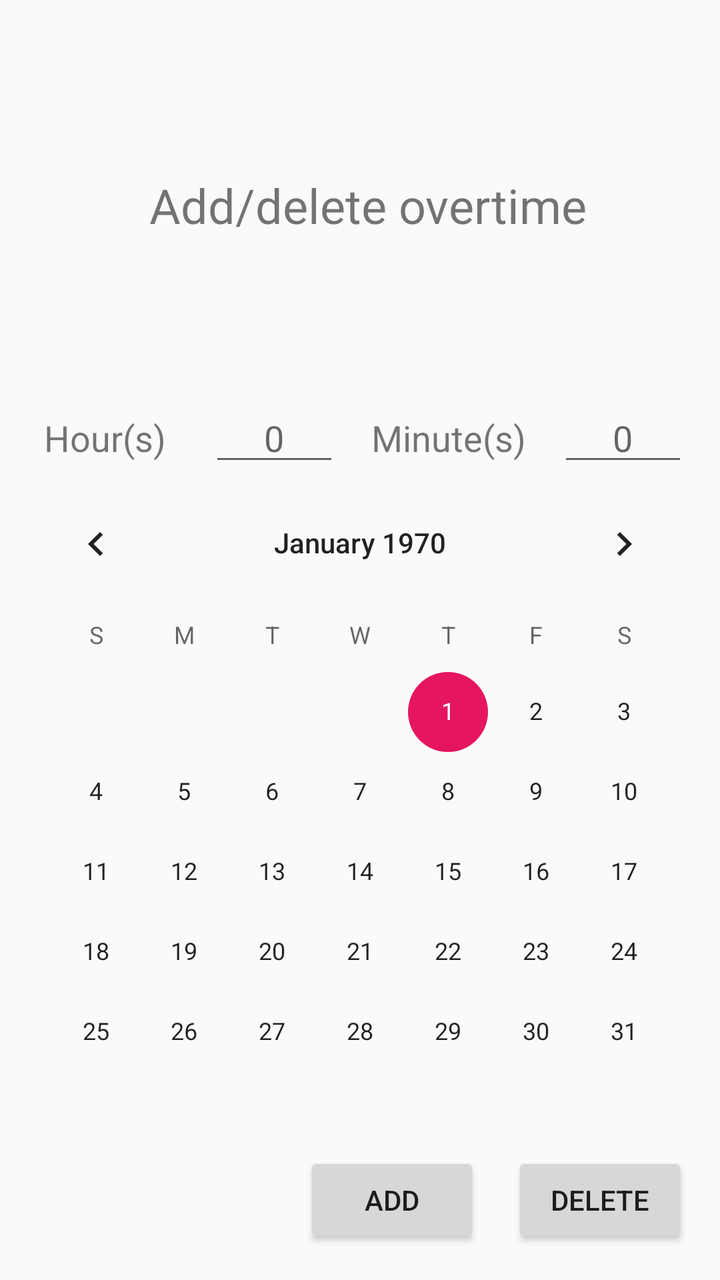
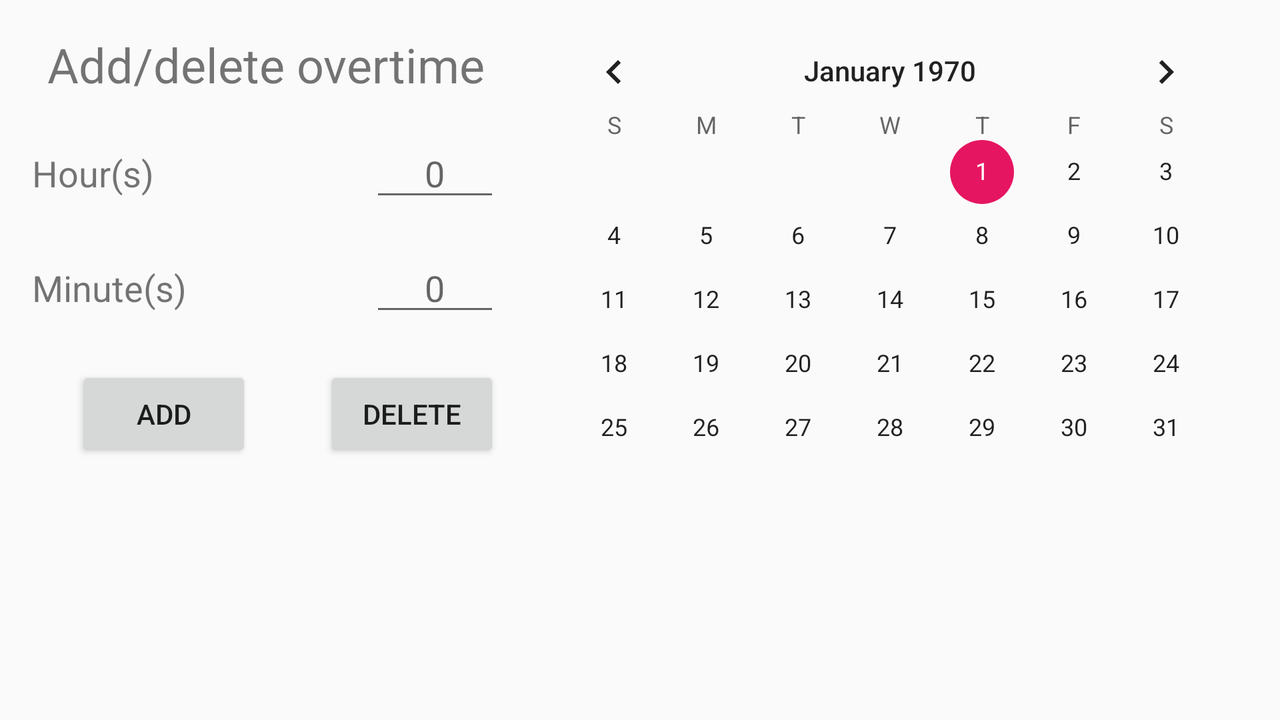

The same Android screen from two of the app's own layout files: first res/layout/ as a phone draws it, then the repository's variant for another configuration, drawn on a device whose configuration selects that folder. Both files follow.
<!-- AndroidManifest.xml: application theme AppTheme -->
<!-- res/layout/activity_main.xml -->
<?xml version="1.0" encoding="utf-8"?>
<androidx.constraintlayout.widget.ConstraintLayout xmlns:android="http://schemas.android.com/apk/res/android"
    xmlns:app="http://schemas.android.com/apk/res-auto"
    xmlns:tools="http://schemas.android.com/tools"
    android:id="@+id/ConstrainedLayout"
    android:layout_width="match_parent"
    android:layout_height="match_parent"
    tools:context=".MainActivity">

    <TextView
        android:id="@+id/mainAddOvertimeText"
        android:layout_width="wrap_content"
        android:layout_height="wrap_content"
        android:layout_marginStart="16dp"
        android:layout_marginTop="16dp"
        android:layout_marginEnd="8dp"
        android:layout_marginBottom="8dp"
        android:text="@string/add_delete_overtime"
        android:textSize="24sp"
        app:layout_constraintBottom_toTopOf="@+id/mainMinutesEditText"
        app:layout_constraintEnd_toEndOf="parent"
        app:layout_constraintStart_toStartOf="parent"
        app:layout_constraintTop_toTopOf="parent" />

    <Button
        android:id="@+id/mainAddButton"
        android:layout_width="wrap_content"
        android:layout_height="wrap_content"
        android:layout_marginEnd="16dp"
        android:layout_marginBottom="16dp"
        android:onClick="addMainButtonClicked"
        android:text="@string/add"
        app:layout_constraintBottom_toBottomOf="parent"
        app:layout_constraintEnd_toStartOf="@+id/mainDeleteButton"
        app:layout_constraintTop_toBottomOf="@+id/mainCalendar" />

    <TextView
        android:id="@+id/mainHoursTextView"
        android:layout_width="wrap_content"
        android:layout_height="wrap_content"
        android:layout_marginStart="16dp"
        android:layout_marginEnd="16dp"
        android:text="@string/hours"
        android:textSize="18sp"
        app:layout_constraintBaseline_toBaselineOf="@+id/mainHoursEditText"
        app:layout_constraintEnd_toStartOf="@+id/mainHoursEditText"
        app:layout_constraintStart_toStartOf="parent" />

    <CalendarView
        android:id="@+id/mainCalendar"
        android:layout_width="wrap_content"
        android:layout_height="wrap_content"
        android:layout_marginTop="16dp"
        app:layout_constraintBottom_toTopOf="@+id/mainAddButton"
        app:layout_constraintEnd_toEndOf="parent"
        app:layout_constraintStart_toStartOf="parent"
        app:layout_constraintTop_toBottomOf="@+id/mainHoursTextView" />

    <TextView
        android:id="@+id/mainMinutesTextView"
        android:layout_width="wrap_content"
        android:layout_height="wrap_content"
        android:layout_marginEnd="16dp"
        android:text="@string/minutes"
        android:textSize="18sp"
        app:layout_constraintBaseline_toBaselineOf="@+id/mainMinutesEditText"
        app:layout_constraintEnd_toStartOf="@+id/mainMinutesEditText" />

    <EditText
        android:id="@+id/mainMinutesEditText"
        android:layout_width="65dp"
        android:layout_height="0dp"
        android:layout_marginEnd="16dp"
        android:ems="10"
        android:hint="@string/zero"
        android:importantForAutofill="no"
        android:inputType="number"
        android:singleLine="true"
        android:textAlignment="center"
        android:maxLength="2"
        app:layout_constraintBottom_toTopOf="@+id/mainCalendar"
        app:layout_constraintEnd_toEndOf="parent" />

    <EditText
        android:id="@+id/mainHoursEditText"
        android:layout_width="65dp"
        android:layout_height="wrap_content"
        android:layout_marginEnd="16dp"
        android:ems="10"
        android:hint="@string/zero"
        android:importantForAutofill="no"
        android:inputType="number"
        android:singleLine="true"
        android:textAlignment="center"
        android:maxLength="1"
        app:layout_constraintBaseline_toBaselineOf="@+id/mainMinutesTextView"
        app:layout_constraintEnd_toStartOf="@+id/mainMinutesTextView" />

    <Button
        android:id="@+id/mainDeleteButton"
        android:layout_width="wrap_content"
        android:layout_height="wrap_content"
        android:layout_marginEnd="16dp"
        android:layout_marginBottom="16dp"
        android:onClick="deleteOvertime"
        android:text="@string/delete"
        app:layout_constraintBottom_toBottomOf="parent"
        app:layout_constraintEnd_toEndOf="parent"
        app:layout_constraintTop_toBottomOf="@+id/mainCalendar" />

</androidx.constraintlayout.widget.ConstraintLayout>
<!-- resources referenced by this layout -->
<resources>
  <string name="add">Add</string>
  <string name="add_delete_overtime">Add/delete overtime</string>
  <string name="delete">Delete</string>
  <string name="hours">Hour(s)</string>
  <string name="minutes">Minute(s)</string>
  <string name="zero">0</string>
  <style name="AppTheme" parent="Theme.AppCompat.Light.DarkActionBar">
          
          <item name="colorPrimary">@color/colorPrimary</item>
          <item name="colorPrimaryDark">@color/colorPrimaryDark</item>
          <item name="colorAccent">@color/colorAccent</item>
      </style>
  <color name="colorPrimary">#00838f</color>
  <color name="colorPrimaryDark">#00574B</color>
  <color name="colorAccent">#E61561</color>
</resources>
<!-- res/layout-land/activity_main.xml (the repository's variant of the layout above) -->
<!-- drawn on the phone turned sideways -->
<?xml version="1.0" encoding="utf-8"?>
<androidx.constraintlayout.widget.ConstraintLayout xmlns:android="http://schemas.android.com/apk/res/android"
    xmlns:app="http://schemas.android.com/apk/res-auto"
    xmlns:tools="http://schemas.android.com/tools"
    android:id="@+id/ConstrainedLayout"
    android:layout_width="match_parent"
    android:layout_height="match_parent"
    tools:context=".MainActivity">

    <TextView
        android:id="@+id/mainMinutesTextView"
        android:layout_width="0dp"
        android:layout_height="wrap_content"
        android:layout_marginStart="16dp"
        android:layout_marginEnd="16dp"
        android:text="@string/minutes"
        android:textSize="18sp"
        app:layout_constraintBaseline_toBaselineOf="@+id/mainMinutesEditText"
        app:layout_constraintEnd_toStartOf="@+id/mainMinutesEditText"
        app:layout_constraintHorizontal_bias="0.0"
        app:layout_constraintStart_toStartOf="parent" />

    <Button
        android:id="@+id/mainAddButton"
        android:layout_width="wrap_content"
        android:layout_height="wrap_content"
        android:layout_marginTop="20dp"
        android:layout_marginEnd="140dp"
        android:onClick="addMainButtonClicked"
        android:text="@string/add"
        app:layout_constraintEnd_toStartOf="@+id/mainCalendar"
        app:layout_constraintTop_toBottomOf="@+id/mainMinutesEditText" />

    <EditText
        android:id="@+id/mainMinutesEditText"
        android:layout_width="65dp"
        android:layout_height="wrap_content"
        android:layout_marginTop="16dp"
        android:layout_marginEnd="16dp"
        android:ems="10"
        android:hint="@string/zero"
        android:importantForAutofill="no"
        android:inputType="number"
        android:singleLine="true"
        android:textAlignment="center"
        app:layout_constraintEnd_toStartOf="@+id/mainCalendar"
        app:layout_constraintTop_toBottomOf="@+id/mainHoursEditText" />

    <TextView
        android:id="@+id/mainHoursTextView"
        android:layout_width="0dp"
        android:layout_height="wrap_content"
        android:layout_marginStart="16dp"
        android:layout_marginEnd="16dp"
        android:text="@string/hours"
        android:textSize="18sp"
        app:layout_constraintBaseline_toBaselineOf="@+id/mainHoursEditText"
        app:layout_constraintEnd_toStartOf="@+id/mainHoursEditText"
        app:layout_constraintStart_toStartOf="parent" />

    <EditText
        android:id="@+id/mainHoursEditText"
        android:layout_width="65dp"
        android:layout_height="wrap_content"
        android:layout_marginTop="16dp"
        android:layout_marginEnd="16dp"
        android:ems="10"
        android:hint="@string/zero"
        android:importantForAutofill="no"
        android:inputType="number"
        android:singleLine="true"
        android:textAlignment="center"
        app:layout_constraintEnd_toStartOf="@+id/mainCalendar"
        app:layout_constraintTop_toBottomOf="@+id/mainAddOvertimeText" />

    <CalendarView
        android:id="@+id/mainCalendar"
        android:layout_width="wrap_content"
        android:layout_height="wrap_content"
        android:layout_marginTop="16dp"
        android:layout_marginEnd="16dp"
        app:layout_constraintEnd_toEndOf="parent"
        app:layout_constraintTop_toTopOf="parent" />

    <TextView
        android:id="@+id/mainAddOvertimeText"
        android:layout_width="wrap_content"
        android:layout_height="wrap_content"
        android:layout_marginStart="16dp"
        android:layout_marginTop="16dp"
        android:layout_marginEnd="16dp"
        android:text="@string/add_delete_overtime"
        android:textSize="24sp"
        app:layout_constraintEnd_toStartOf="@+id/mainCalendar"
        app:layout_constraintStart_toStartOf="parent"
        app:layout_constraintTop_toTopOf="parent" />

    <Button
        android:id="@+id/mainDeleteButton"
        android:layout_width="wrap_content"
        android:layout_height="wrap_content"
        android:layout_marginStart="36dp"
        android:onClick="deleteOvertime"
        android:text="@string/delete"
        app:layout_constraintBaseline_toBaselineOf="@+id/mainAddButton"
        app:layout_constraintStart_toEndOf="@+id/mainAddButton" />

</androidx.constraintlayout.widget.ConstraintLayout>
